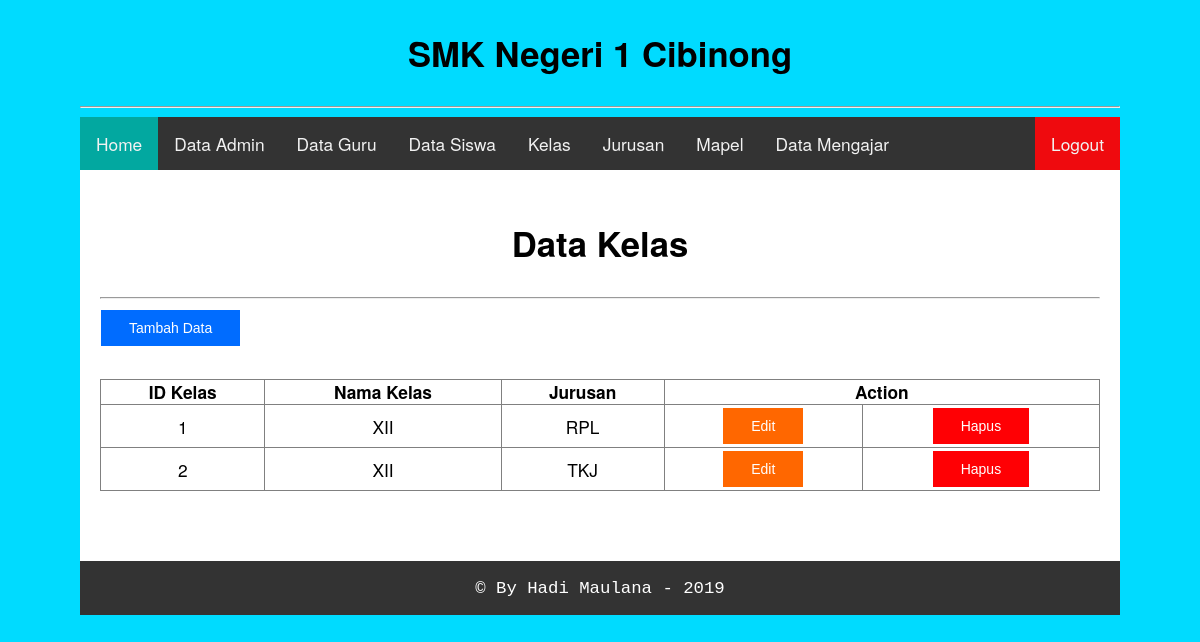
Screenshot of /page/admin/kelas.php (signed in) with the database file from the repository.
### tables this page shows
CREATE TABLE IF NOT EXISTS `kelas` (
  `id_kelas` int(10) NOT NULL AUTO_INCREMENT,
  `nama_kelas` varchar(10) NOT NULL,
  `id_jurusan` int(10) NOT NULL,
  PRIMARY KEY (`id_kelas`),
  KEY `id_jurusan` (`id_jurusan`)
);

CREATE TABLE IF NOT EXISTS `jurusan` (
  `id_jurusan` int(10) NOT NULL AUTO_INCREMENT,
  `nama_jurusan` varchar(10) NOT NULL,
  PRIMARY KEY (`id_jurusan`)
);

### db/config.php (called while the page is built, shortened)
<?php
class database{
  function tampil_join1($table,$table_join1,$join1){
    $q = mysql_query("SELECT * FROM $table LEFT JOIN $table_join1 ON $join1");
    $result = array();
    while ($d = mysql_fetch_assoc($q)) {
      $result[] = $d;
    }
    return $result;
  }
}
 ?>

### page/admin/kelas.php (the view, shortened to what this page needs)
<?php session_start();
if($_SESSION && $_SESSION['login'] == "admin"){
?>
<?php
require_once('../../db/config.php');
require_once('assets/header.php');
$db = new database();
?>
<div class="content">
  <div class="content-font">
    <center>
      <h1>Data Kelas</h1></center><hr>
      <a href="kelas_form.php"><button class="button">Tambah Data</button></a><br><br>
      <table border="1" width="100%">
        <tr>
          <th>ID Kelas</th>
          <th>Nama Kelas</th>
          <th>Jurusan</th>
          <th colspan="2">Action</th>
        </tr>
          <?php foreach ($db->tampil_join1('kelas','jurusan','kelas.id_jurusan=jurusan.id_jurusan') as $d) { ?>
            <tr style="text-align: center;">
              <td><?php echo $d['id_kelas'] ?></td>
              <td><?php echo $d['nama_kelas'] ?></td>
              <td><?php echo $d['nama_jurusan'] ?></td>
              <td>
                <form class="" action="kelas_form.php" method="post">
                  <input type="submit" name="edit" value="Edit" class="button button1">
                </form>
              </td>
              <td>
                <form class="" action="action/kelas_act.php" method="post">
                  <input type="submit" name="hapus" value="Hapus" class="button button2">
                </form>
              </td>
            </tr>
          <?php } ?>
      </table>
  </div>
</div>
<?php
require_once('assets/footer.php');
?>
<?php }else{
  header("location: ../../index.php");
} ?>

### page/admin/assets/css/style.css (style rules this page uses)
body { font: 13pt 'trebuchet ms'; }
.content { background: #fff; width: 100%; height: auto; float: left; }
.content-font { padding: 20px; margin-bottom: 50px; }
body { background-position: center; background-repeat: no-repeat; background-size: cover; font-family: Gotham, Helvetica Neue, Helvetica, Arial," sans-serif"; margin: auto; padding-left: 80px; padding-right: 80px; }
.button { background-color: #006CFF; border: none; color: white; padding: 10px 28px; text-align: center; text-decoration: none; display: inline-block; font-size: 14px; margin: 3px 1px; cursor: pointer; }
.button1 { background-color: #FF6700; }
.button2 { background-color: #FF0004; }
h1, h2, h3, h4, h5 { padding: 5px; }
table { margin-top: 5px; border-spacing: 0; border-collapse: collapse; }
td, th { padding: 0; }

### rows the page displays
kelas: id_kelas "1", nama_kelas "XII", id_jurusan.nama_jurusan "RPL"
kelas: id_kelas "2", nama_kelas "XII", id_jurusan.nama_jurusan "TKJ"
